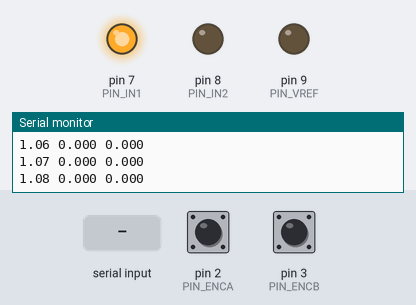
Simulated run of this sketch. Board: Arduino Uno, built with avr-gcc and run on an emulated ATmega328P. Shown: output pins drawn as LEDs (lit = HIGH), the last lines printed to the serial monitor. The inputs (shaded band) are chosen by the test bench; at power-on: pin 2 (PIN_ENCA) HIGH, pin 3 (PIN_ENCB) HIGH.

Above: at 1.2 s.
1.3 s: "5e" received over Serial
At 1.4 s:
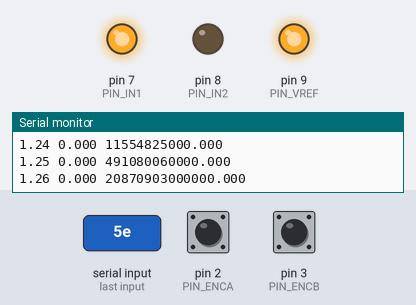
3.0 s: "1,90e" received over Serial
At 3.5 s:
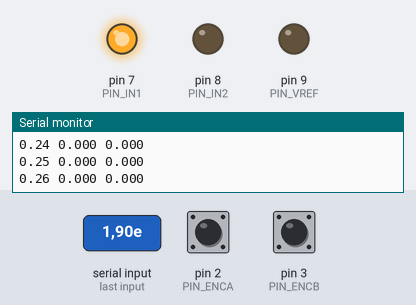
Timing chart, 0 to 6.0 s (numbered marks = the images above; inputs shaded):
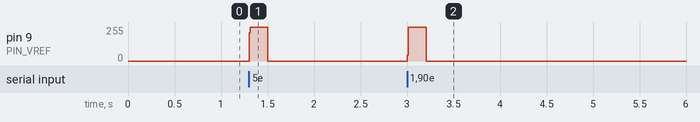

Measured:
- after the input at 1.3 s, pin 9 (PIN_VREF): 0/255 → 255/255 at once, → 0/255 0.20 s later
- after the input at 3.0 s, pin 9 (PIN_VREF): 0/255 → 255/255 at once, → 0/255 0.20 s later

The sketch:

Encoder4.ino
```cpp
/*~~~~~~~~~~~~~~~~~~~~~~~~~~~~~~~~~~~~~~~~~~~~~~~~~~~~~~~~~~~~~~~~~~~~~~\
|     Encoder4.ino                                                     |
|     ロータリーエンコーダ4逓倍                                            |
|      PIN2-A相（デジタル入力割り込み）                                    |
|      PIN3-B相（デジタル入力割り込み）                                    |                                              |
|      使用するエンコーダ分解能 500 ppr to 2000 cpr                        |
\~~~~~~~~~~~~~~~~~~~~~~~~~~~~~~~~~~~~~~~~~~~~~~~~~~~~~~~~~~~~~~~~~~~~~~~*/

#define PIN_ENCA 2
#define PIN_ENCB 3
#define PIN_IN1 7
#define PIN_IN2 8
#define PIN_VREF 9
//#define PIN_STB 10

const float REF = 10800;                 // 目標角度[deg.]
const float Ts = 0.01;                  // サンプリング時間 [s]
const float VREF = 6;                  // 電圧の最大値（電源電圧の値）
const int PWM_MAX = 255;
const int PWM_MIN = 0;
volatile float u = 0.0;                 // 制御入力 [V]
volatile float t = 0.0;                 // 計測用時間変数 [s]
volatile int  encoder_cnt = 0;          // エンコーダカウント用変数
volatile float n0 = 0.0;                // 回転数(前)
volatile float n = 0.0;                 // 回転数(後)
volatile float dn;                      // 回転数の差 n - n0
volatile float ang = 0;                 // 角度 [deg.]
volatile float ang_vel = 0;             // 角速度 [rps]
volatile unsigned long time;            // [msec.]
volatile uint8_t prev = 0;

void setup() {
  pinMode(PIN_IN1,OUTPUT);
  pinMode(PIN_IN2,OUTPUT);
  pinMode(PIN_VREF,OUTPUT);
  pinMode(PIN_ENCA,INPUT);      // A相用信号入力　
  pinMode(PIN_ENCB,INPUT);      // B相用信号入力　
  digitalWrite(PIN_ENCA,HIGH);
  digitalWrite(PIN_ENCB,HIGH);
  /* A,B相の立ち上がり/下がりエッジでupdateEncoder関数を呼び出し  */
  attachInterrupt(0, updateEncoder, CHANGE); // 0 ==> pin 2
  attachInterrupt(1, updateEncoder, CHANGE); // 1 ==> pin 3
  Serial.begin(115200);
}

void loop() {
  time = millis();

  // Pythonからのデータ取得
  if(Serial.available() > 0){
    String buf = Serial.readStringUntil('e');
    if(buf.length() > 0) {
      u = atof(strtok(buf.c_str(),","));
    }
  }

  u = u * PWM_MAX / VREF;
  int mag = constrain(abs(u),PWM_MIN,PWM_MAX);
  //digitalWrite(PIN_STB,HIGH);
  if(u >= 0){
    analogWrite(PIN_VREF,mag);
    digitalWrite(PIN_IN1,HIGH);
    digitalWrite(PIN_IN2,LOW);
  }else{
    analogWrite(PIN_VREF,mag);
    digitalWrite(PIN_IN1,LOW);
    digitalWrite(PIN_IN2,HIGH);
  }
  //n = float(encoder_cnt) / 2000;
  //dn = n - n0; // サンプリング中の回転数の差
  ang = float(encoder_cnt) * 0.18; // 0.18 = 360/2000 [deg] 1パルスあたりの回転角
  //ang_vel = dn / Ts;
  //n0 = n;
  //Serial.println(ang_vel);       // 角速度
  while(1){
    if((millis()- time) > Ts * 1000){
      break;
    }
  }
  t = t + Ts;
  // Pythonへデータを送る
  String str = String(t) + " " + String(ang,3)+ " " + String(u*100/PWM_MAX,3) + " ";
  Serial.println(str);
}

/* 割り込み関数 */
void updateEncoder(){
  uint8_t a = digitalRead(PIN_ENCA);
  uint8_t b = digitalRead(PIN_ENCB);
  uint8_t ab = (a << 1)| b;
  uint8_t encoded = (prev << 2) | ab;

  if(encoded == 0b1101 || encoded == 0b0100 || encoded == 0b0010 || encoded == 0b1011){
    encoder_cnt ++;
  } else if(encoded == 0b1110 || encoded == 0b0111 || encoded == 0b0001 || encoded == 0b1000){
    encoder_cnt --;
  }
  prev = ab;
}
```
